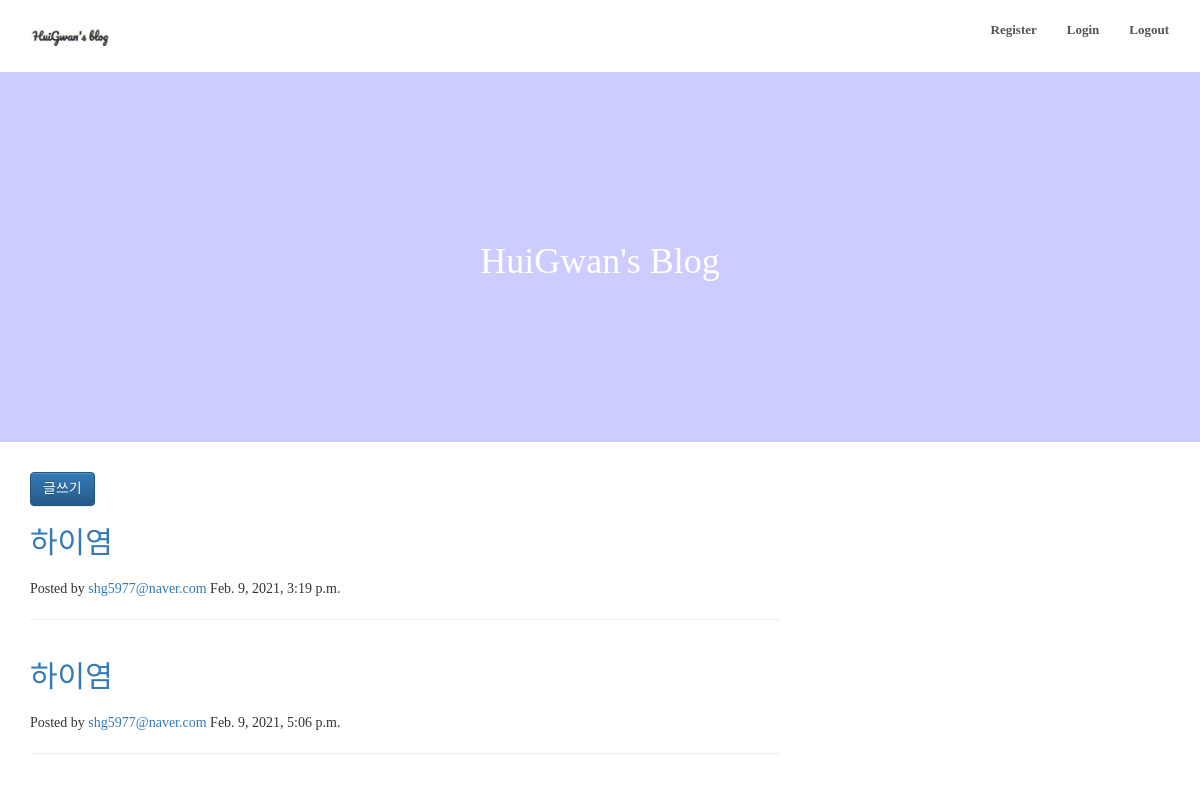
Screenshot of /blog/post/ with the database file from the repository.
### blogs/models.py (models this page shows, shortened)
class Post(BaseModel):
    user = models.ForeignKey(User, on_delete=models.CASCADE, verbose_name='작성자')
    title = models.CharField(max_length=255, verbose_name='제목',blank=False)
    content = models.TextField()
    image = models.ImageField(blank=True, null=True)
    tags = TaggableManager()
    class Meta:
        verbose_name = '게시글'
        verbose_name_plural = '게시글'

### users/models.py (models this page shows)
class User(models.Model):
    email = models.EmailField(verbose_name='이메일', max_length=30, unique=True)
    username = models.CharField(verbose_name='이름', max_length=30)
    password = models.CharField(verbose_name='비밀번호', max_length=30)
    registered_dttm = models.DateTimeField(verbose_name='등록일', auto_now_add=True)
    user_level = models.CharField(max_length=30, verbose_name='사용자 권한', choices=(('normal_user', '일반사용자'), ('admin', '관리자')))
    def __str__(self):
        return self.email
    class Meta:
        db_table = 'blog_user'
        verbose_name = '사용자'
        verbose_name_plural = '사용자'

### blogs/views.py (the view)
# urls.py: path('post/', posts_list, name='posts_list'),
def posts_list(request):
    posts = Post.objects.all()
    return render(request, 'posts_list.html', context={'posts':posts})

### blogs/templates/posts_list.html (shortened to what this page needs)
{% extends '_base.html' %}
{% block contents %}
<div class="container">
  <div class="row">
      <div class="col-lg-8 col-md-10 mx-auto">
        <a href="{% url 'post_write' %}" class="btn btn-primary float-right">글쓰기</a>
      </div>
    {% for post in posts %}
    <div class="col-lg-8 col-md-10 mx-auto">
      <div class="post-preview">
        <a href="{% url 'post_detail' post.id %}">
          <h2 class="post-title">{{ post.title }}</h2>
        </a>
        <p class="post-meta">
          Posted by
          <a href="#">{{post.user}}</a>
          {{post.created_at}}
        </p>
      </div>
      <hr />
    </div>
    {% endfor %}
  </div>
</div>
{% endblock %}

### blogs/templates/_base.html (style rules this page uses)
* { box-sizing: border-box; font-family: "Gugi", cursive; }

### rows the page displays
Post: title "하이염", user "shg5977@naver.com", created_at "Feb. 9, 2021, 3:19 p.m."
Post: title "하이염", user "shg5977@naver.com", created_at "Feb. 9, 2021, 5:06 p.m."
